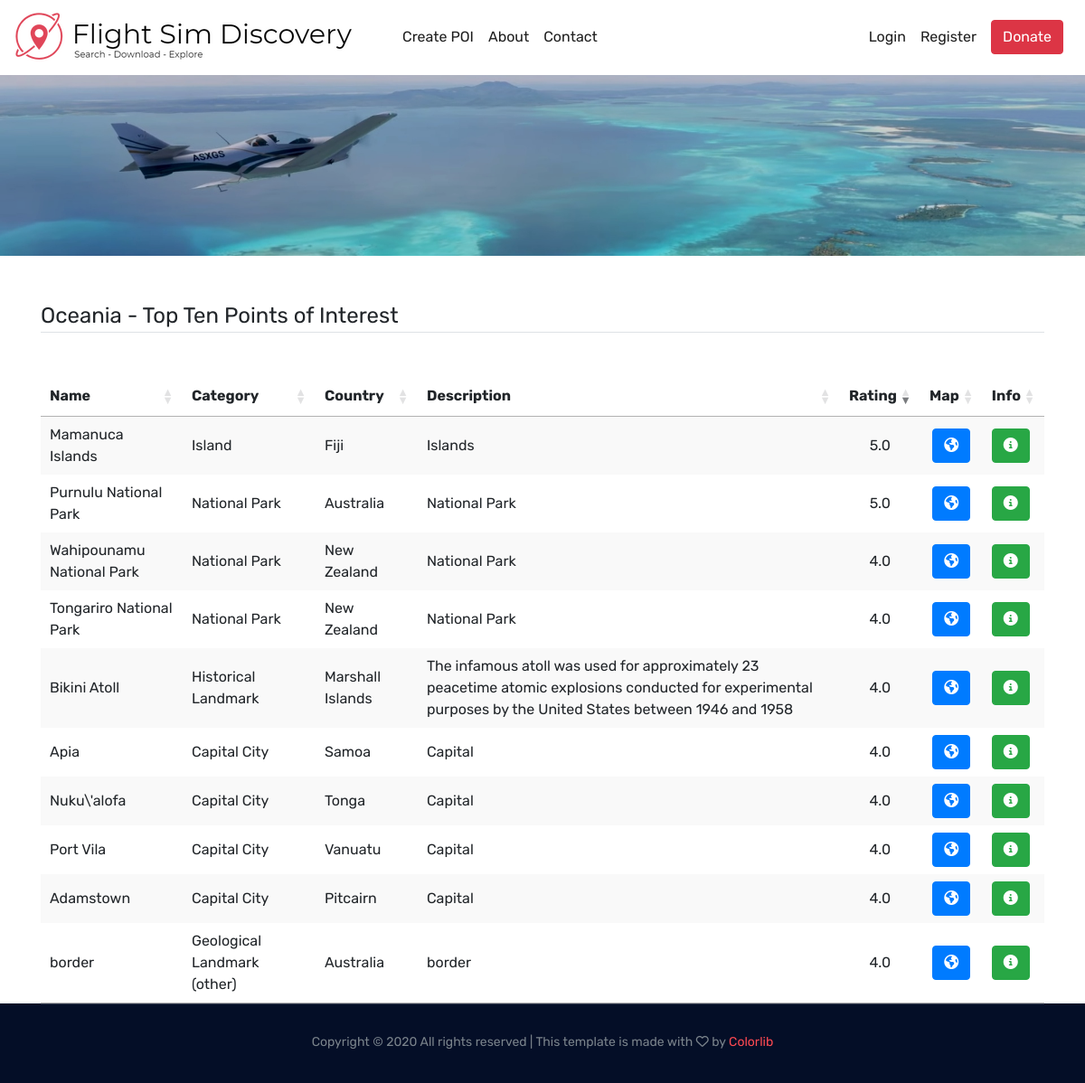
Before: /topten_pois/Oceania with the older database file.
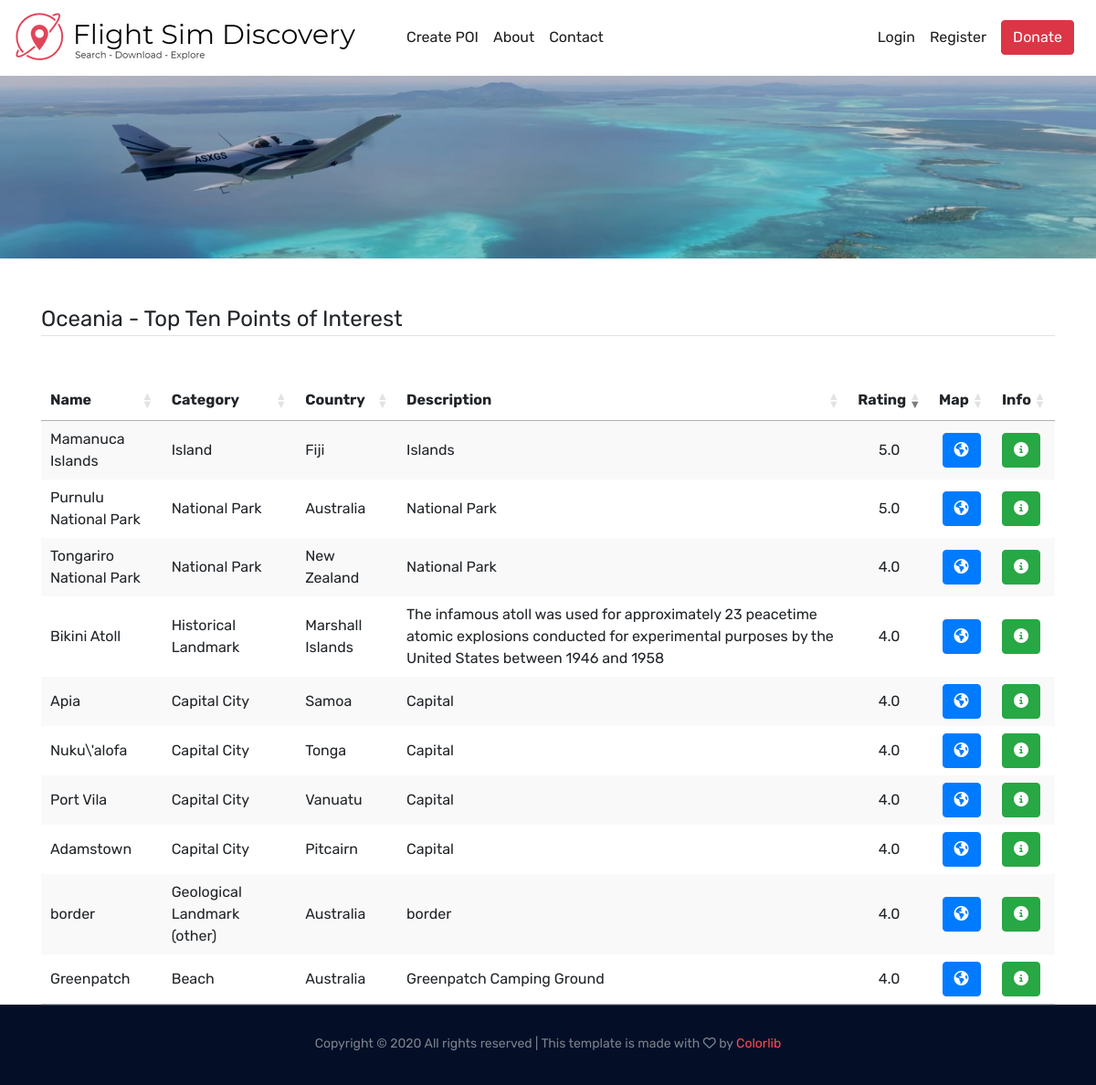
After: the same page with the newer database file.
### flightsimdiscovery/models.py (models this page shows, shortened)
class Pois(db.Model):
    id = db.Column(db.Integer, primary_key=True)
    user_id = db.Column(db.Integer, db.ForeignKey('user.id'), nullable=False)
    name = db.Column(db.String(50), unique=True, nullable=False)
    latitude = db.Column(db.FLOAT, unique=False, nullable=False)
    longitude = db.Column(db.FLOAT, unique=False, nullable=False)
    region = db.Column(db.String(20), unique=False, nullable=False)
    country = db.Column(db.String(60), unique=False, nullable=False)
    category = db.Column(db.String(20), unique=False, nullable=False)
    description = db.Column(db.Text, nullable=True)
    nearest_icao_code = db.Column(db.String(4), nullable=True)
    date_posted = db.Column(db.DateTime, nullable=False, default=datetime.utcnow)
    share = db.Column(db.Boolean(), nullable=False, default=True)
    flag = db.Column(db.Boolean(), nullable=False, default=False)

### flightsimdiscovery/pois/routes.py (the view)
@pois.route("/topten_pois/<continent>")
def topten_pois(continent):
    region_pois = []
    poi_ratings = []
    topten_pois = []
    data_table = []
    for region in continents_by_region[continent]:
        pois = Pois.query.filter_by(region=region).all()
        region_pois.extend(pois)
    for poi in region_pois:
        rating = str(get_rating(poi.id))
        rating_dict = {'poi_id': poi.id, 'rating': rating}
        poi_ratings.append(rating_dict)
    sorted_poi_ratings = sorted(poi_ratings, key=lambda k: k['rating'])
    for poi_dict in sorted_poi_ratings[-10:]:
        poi = Pois.query.get(poi_dict['poi_id'])
        data_dic = {}
        data_dic['id'] = poi.id
        data_dic['location'] = str(poi.latitude) + ', ' + str(poi.longitude)
        data_dic['name'] = poi.name
        data_dic['category'] = poi.category
        data_dic['country'] = poi.country
        data_dic['description'] = poi.description
        data_dic['rating'] = poi_dict['rating']
        data_table.append(data_dic)
    return render_template('topten_pois.html', pois=data_table, continent=continent)

### flightsimdiscovery/pois/utils.py (called while the page is built)
def get_rating(poi_id):
    rating = 4  # default if error occurs during division
    sum_rating = 0
    ratings = Ratings.query.filter_by(poi_id=poi_id).all()
    number_of_ratings = 0
    for row in ratings:
        sum_rating += int(row.rating_score)
        number_of_ratings += 1
    try:
        rating = '{0:3.1f}'.format(sum_rating / number_of_ratings)
    except:
        print('ERROR occured getting rating.  Problably dividing by zero because no rating for the poi exists.  POI is :  ' + str(poi_id))
    return rating

### flightsimdiscovery/templates/topten_pois.html (shortened to what this page needs)
{% extends "base.html" %}
{% block content %}
<div class="bradcam_area topten_bg">
</div>
<div class="container">
    <div class="topten_pois_section mt-5">
        <div class="db_table_area">
            <legend id=topten_title class="border-bottom mb-5">Top Ten Points of Interest</legend>
            <table id="topten_pois_datatable" class="stripe">
                <thead class="">
                <tr>
                    <th scope="col">Name</th>
                    <th scope="col">Category</th>
                    <th scope="col">Country</th>
                    <th scope="col">Description</th>
                    <th scope="col">Rating</th>
                    <th scope="col">Map</th>
                    <th scope="col">Info</th>
                </tr>
                </thead>
                <tbody>
                {% for poi in pois %}
                <tr>
                    <td>{{poi.name}}</td>
                    <td>{{poi.category}}</td>
                    <td>{{poi.country}}</td>
                    <td>{{poi.description}}</td>
                    <td>{{poi.rating}}</td>
                    <td><a href="/{{poi.location}}" class="btn btn-primary" onclick="this.form.submit()" role="button"
                           aria-disabled="true"><i class="fas fa-globe-americas"></i></a></td>
                    <td><a href="https://www.google.com/search?q={{poi.name}}, {{poi.category}}, {{poi.country}}"
                           target="_blank" class="btn btn-success" role="button" aria-disabled="true"><i
                            class="fas fa-info-circle"></i></a></td>
                </tr>
                {% endfor %}
                </tbody>
            </table>
        </div>
    </div>
</div>
{% endblock content %}

### flightsimdiscovery/templates/base.html (shortened to what this page needs)
<!DOCTYPE html>
<html class="no-js" lang="zxx">
<head>
    <link rel="stylesheet" type="text/css" href="https://cdn.datatables.net/1.10.21/css/jquery.dataTables.css">
    <link rel="stylesheet" href="{{ url_for('static', filename='css/bootstrap.min.css') }}">
    <link rel="stylesheet" href="{{ url_for('static', filename='css/owl.carousel.min.css') }}">
    <link rel="stylesheet" href="{{ url_for('static', filename='/css/themify-icons.css') }}">
    <link rel="stylesheet" href="{{ url_for('static', filename='/css/nice-select.css') }}">
    <link rel="stylesheet" href="{{ url_for('static', filename='/css/flaticon.css') }}">
    <link rel="stylesheet" href="{{ url_for('static', filename='/css/gijgo.css') }}">
    <link rel="stylesheet" href="{{ url_for('static', filename='/css/animate.css') }}">
    <link rel="stylesheet" href="{{ url_for('static', filename='/css/slick.css') }}">
    <link rel="stylesheet" href="{{ url_for('static', filename='/css/slicknav.css') }}">
    <link rel="stylesheet" href="{{ url_for('static', filename='/scss/cruise_altitude_slider.scss') }}">
    <link rel="stylesheet" href="https://ajax.googleapis.com/ajax/libs/jqueryui/1.11.2/themes/smoothness/jquery-ui.css">
    <link rel="stylesheet" href="{{ url_for('static', filename='/css/style.css') }}">
</head>
<body>
<div id="page-container">
    <div id="content-wrap">
        <header>
            <nav class="navbar navbar-expand-lg ">
                <a class="navbar-brand mr-5" href="{{ url_for('main.home') }}">
                    <img src="{{ url_for('static', filename='/img/logo.png') }}">
                </a>
                <div class="collapse navbar-collapse" id="navbarToggle">
                    <div class="navbar-nav mr-auto">
                        <a class="nav-item nav-link" href="{{ url_for('pois.new_poi') }}">Create POI</a>
                        <a class="nav-item nav-link" href="{{ url_for('main.about') }}">About</a>
                        <a class="nav-item nav-link" href="{{ url_for('main.contact') }}">Contact</a>
                    </div>
                    <div class="navbar-nav">
                        {% if current_user.is_authenticated %}
                        <li class="nav-item dropdown">
                            <a class="nav-link dropdown-toggle" href="#" data-toggle="dropdown" data-toggle="dropdown">Account</a>
                            <div class="dropdown-menu" aria-labelledby="navbarDropdownMenuLink">
                                <a class="dropdown-item" href="{{ url_for('users.user_pois') }}">My Points of
                                    Interest</a>
                                <a class="dropdown-item" href="{{ url_for('users.account') }}">Update Account</a>
                            </div>
                        </li>
                        <a class="nav-item nav-link" href="{{ url_for('users.logout') }}">Logout</a>
                        {% else %}
                        <a class="nav-item nav-link" href="{{ url_for('users.login') }}">Login</a>
                        <a class="nav-item nav-link" href="{{ url_for('users.register') }}">Register</a>
                        {% endif %}
                    </div>
                    <div class="main-menu">
                        <a href="https://www.buymeacoffee.com/FSDiscovery"
                           class="btn btn-danger mx-2" role="button" aria-disabled="true">Donate</a>
                    </div>
                </div>
            </nav>
        </header>
        <main role="main" class="container">
            <div class="row">
                <div class="col-md-12">
                </div>
            </div>
        </main>
        {% block content %}{% endblock %}
        <footer id="footer" class="footer">
            <div class="copy-right_text">
                <div class="container">
                    <div class="footer_border "></div>
                    <div class="row">
                        <div class="col-xl-12">
                            <p class="copy_right text-center">
                                Copyright &copy;
                                All rights reserved | This template is made with
                                <i class="fa fa-heart-o" aria-hidden="true"></i> by
                                <a href="https://colorlib.com" target="_blank">Colorlib</a>
                            </p>
                        </div>
                    </div>
                </div>
            </div>
        </footer>
    </div>
</div>
</body>
</html>

Changed rows visible on the page:
no longer on this page (row unchanged): Pois: name "Wahipounamu National Park", category "National Park", country "New Zealand", description "National Park", rating "4.0"
added Pois: name "Greenpatch", category "Beach", country "Australia", description "Greenpatch Camping Ground", rating "4.0"
